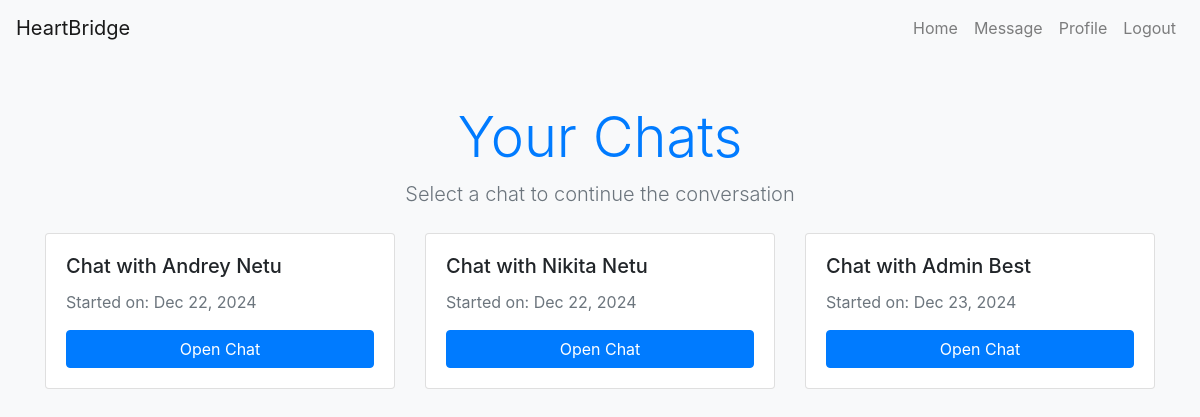
Before: /chat/ (signed in) with the older database file.
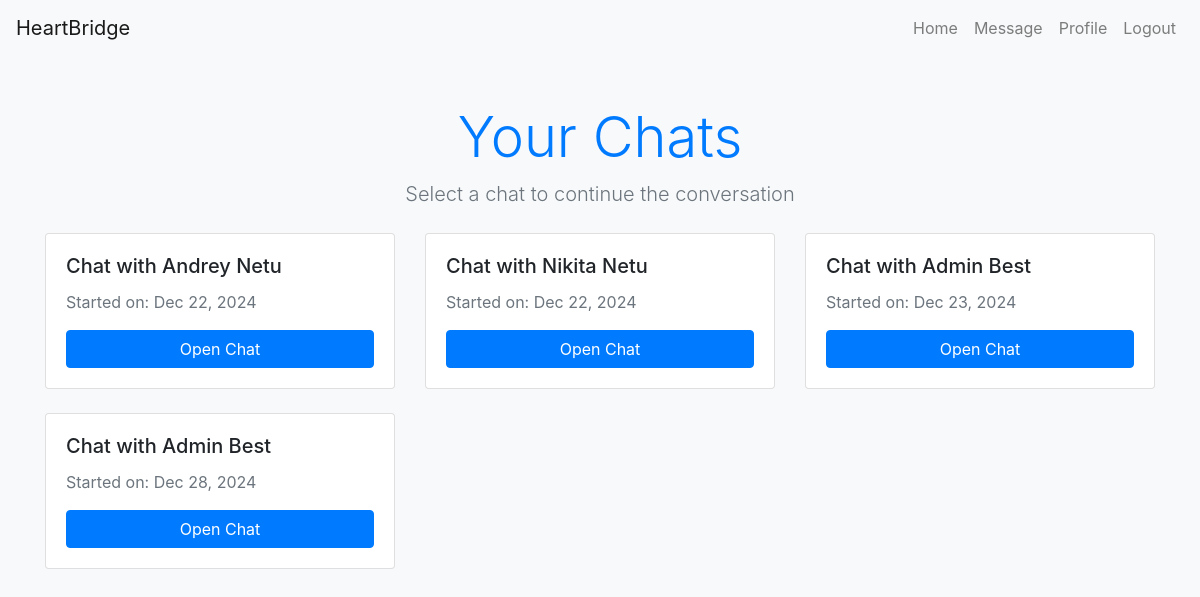
After: the same page with the newer database file.
### chat/models.py (models this page shows, shortened)
class Chat(models.Model):
    user1 = models.ForeignKey(CustomUser, related_name='chats_as_user1', on_delete=models.CASCADE)
    user2 = models.ForeignKey(CustomUser, related_name='chats_as_user2', on_delete=models.CASCADE)
    created_at = models.DateTimeField(default=now)
    class Meta:
        unique_together = ('user1', 'user2')

### authentication/models.py (models this page shows, shortened)
class CustomUser(AbstractBaseUser):
    first_name = models.CharField(max_length=20, default='', blank=False)
    last_name = models.CharField(max_length=20, default='', blank=True, null=True)
    age = models.IntegerField(default=0, blank=False)
    sex = models.CharField(max_length=10, default='', blank=False)
    main_goal = models.CharField(max_length=100, default='', blank=True, null=True)
    description = models.TextField(default='', blank=True, null=True)
    inst = models.CharField(max_length=100, default='', blank=True, null=True)
    telegram = models.CharField(max_length=100, default='', blank=True, null=True)
    x_network = models.CharField(max_length=100, default='', blank=True, null=True)
    hobby = models.CharField(max_length=100, default='', blank=True, null=True)
    username = models.CharField(max_length=100, unique=True, default='', blank=False)
    password = models.CharField(max_length=255, blank=False)
    created_at = models.DateTimeField(editable=False, auto_now_add=True)
    updated_at = models.DateTimeField(auto_now=True)
    photo1 = models.ImageField(upload_to='images/', default=None, blank=False, null=False)
    photo2 = models.ImageField(upload_to='images/', default=None, blank=True, null=True)
    photo3 = models.ImageField(upload_to='images/', default=None, blank=True, null=True)
    photo4 = models.ImageField(upload_to='images/', default=None, blank=True, null=True)
    photo5 = models.ImageField(upload_to='images/', default=None, blank=True, null=True)
    photo6 = models.ImageField(upload_to='images/', default=None, blank=True, null=True)
    liked_profiles = models.TextField(blank=True, default='', null=True)
    reported = models.BooleanField(default=False, null=True)
    is_staff = models.BooleanField(default=False)
    is_superuser = models.BooleanField(default=False)
    role = models.IntegerField(choices=ROLE_CHOICES, default=0)
    is_active = models.BooleanField(default=True)
    id = models.AutoField(primary_key=True)
    USERNAME_FIELD = 'username'
    REQUIRED_FIELDS = ['first_name', 'age', 'sex']
    USERNAME_FIELD = 'username'
    objects = CustomUserManager()

### chat/views.py (the view)
# urls.py: path('', views.chat_list, name='chat_list'),
def chat_list(request):
    if request.user.is_authenticated:
        chats = Chat.objects.filter(models.Q(user1=request.user) | models.Q(user2=request.user))
        if not chats:
            messages.success(request, 'You have no chats yet')
            return redirect('recommendations')
        return render(request, 'chat_list.html', {'chats': chats})
    else:
        return redirect('login')

### chat/templates/chat_list.html (shortened to what this page needs)
<!DOCTYPE html>
<html lang="en">
<head>
    <link rel="stylesheet" href="https://maxcdn.bootstrapcdn.com/bootstrap/4.0.0/css/bootstrap.min.css">
</head>
<body class="bg-light">
    {% include 'navbar.html' %}
    <div class="container mt-5">
        <div class="text-center mb-4">
            <h1 class="display-4 text-primary">Your Chats</h1>
            <p class="lead text-muted">Select a chat to continue the conversation</p>
        </div>
        {% if chats %}
            <div class="row">
                {% for item in chats %}
                    <div class="col-md-6 col-lg-4">
                        <div class="card mb-4 shadow-sm">
                            <div class="card-body">
                                <h5 class="card-title">
                                    Chat with
                                    {% if item.user1 == request.user %}
                                        {{ item.user2.first_name }} {{ item.user2.last_name }}
                                    {% else %}
                                        {{ item.user1.first_name }} {{ item.user1.last_name }}
                                    {% endif %}
                                </h5>
                                <p class="card-text text-muted">Started on: {{ item.created_at|date:"M d, Y" }}</p>
                                <a href="{{ item.id }}/" class="btn btn-primary btn-block">Open Chat</a>
                            </div>
                        </div>
                    </div>
                {% endfor %}
            </div>
        {% else %}
            <div class="text-center">
                <p class="text-muted">No chats available. Start a new conversation!</p>
            </div>
        {% endif %}
    </div>
</body>
</html>

Changed rows visible on the page:
added Chat: user1.first_name "Admin", user1.last_name "Best", created_at "Dec 28, 2024"
